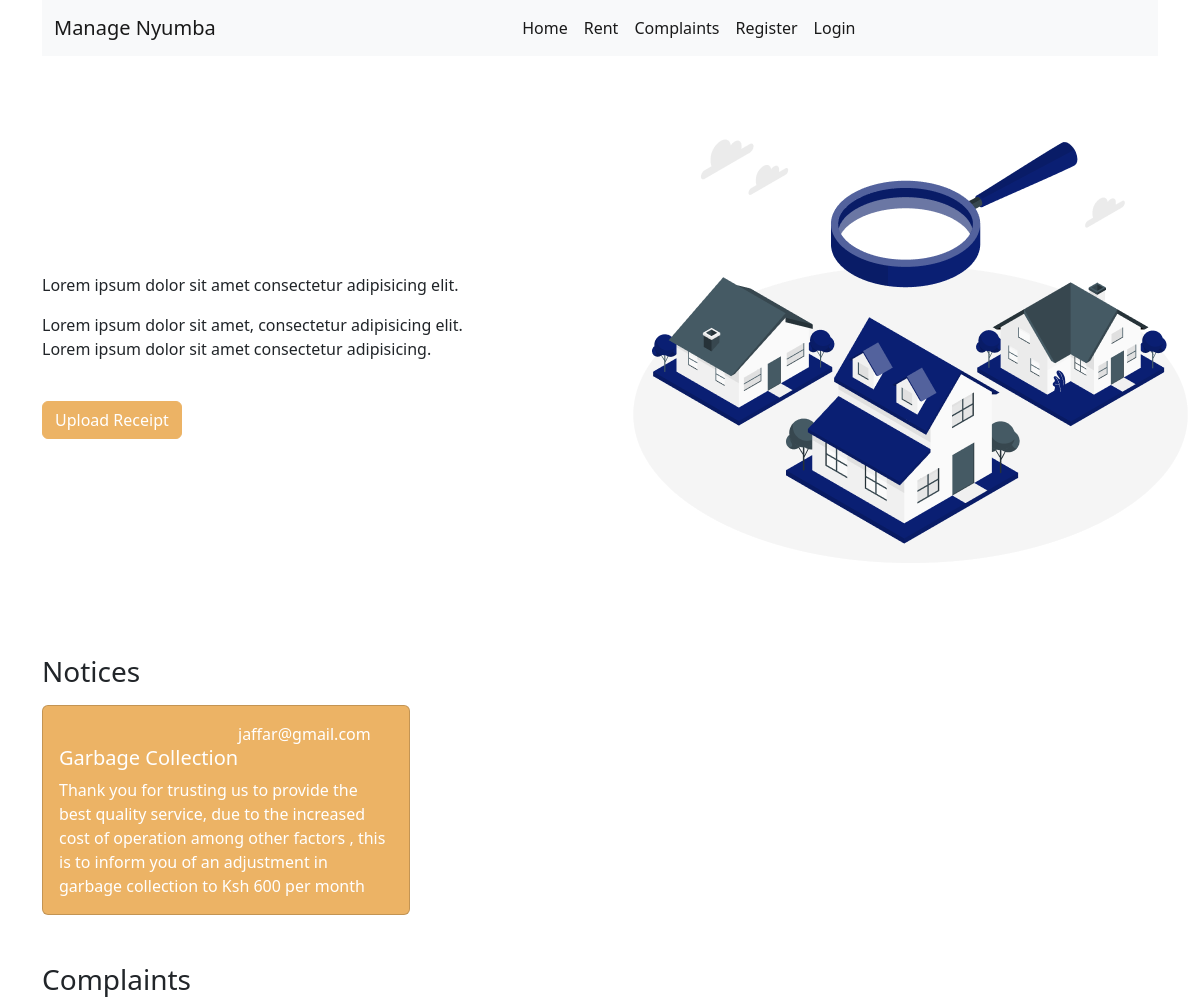
Before: / with the older database file.
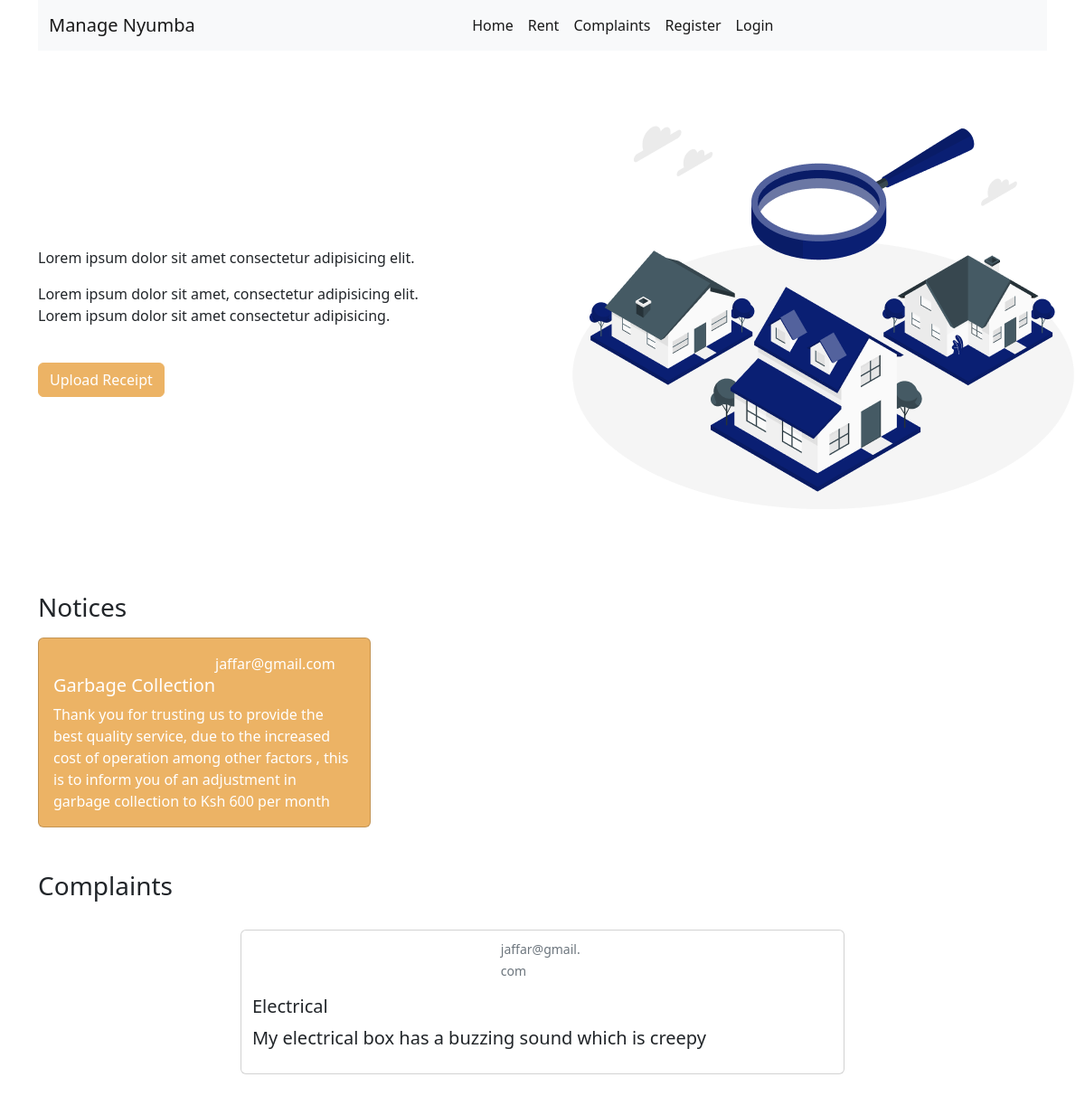
After: the same page with the newer database file.
### app/models.py (models this page shows, shortened)
class Notice (db.Model):
  id=db.Column(db.Integer,primary_key=True)
  title=db.Column(db.String,nullable=False)
  content=db.Column(db.String,nullable=False)
  date_created = db.Column(db.DateTime, nullable=False, default=datetime.utcnow)
  user_id = db.Column(db.Integer, db.ForeignKey('user.id'), nullable=False)

class User(db.Model,UserMixin):
  id=db.Column(db.Integer,primary_key=True)
  username=db.Column(db.String,nullable=False,unique=True)
  phoneNumber=db.Column(db.String,nullable=False,unique=True)
  houseNumber=db.Column(db.String,nullable=False,unique=True)
  typeUser= db.Column(db.String,nullable=False)
  email=db.Column(db.String,nullable=False,unique=True)
  password=db.Column(db.String,nullable=False)
  image_file=db.Column(db.String(20),nullable=False,default='static/default.jpg')
  receipt = db.relationship('Receipts', backref='author', lazy=True)
  notice = db.relationship('Notice', backref='noticeAuthor', lazy=True)
  complaint = db.relationship('Complaints', backref='complaintauthor', lazy=True)

class Complaints(db.Model):
  id=db.Column(db.Integer,primary_key=True)
  title=db.Column(db.String,nullable=False)
  content=db.Column(db.String,nullable=False)
  date_created = db.Column(db.Date, nullable=False, default=datetime.utcnow)
  user_id = db.Column(db.Integer, db.ForeignKey('user.id'), nullable=False)

### app/main/route.py (the view)
@main.route('/')
def home():
    notice=Notice.query.order_by(desc(Notice.date_created)).all()
    complaint=Complaints.query.order_by(desc(Complaints.date_created)).all()
    return render_template('home.html',notice=notice,complaint=complaint)

### app/templates/home.html (shortened to what this page needs)
{% extends 'base.html' %}
{% block body %}
<div class="container">
  <div class="row align-items-center">
    <div class="col-md-6 ">
      <p> Lorem ipsum dolor sit amet consectetur adipisicing elit.</p>
      <p> Lorem ipsum dolor sit amet, consectetur adipisicing elit. <br>
        Lorem ipsum dolor sit amet consectetur adipisicing.</p>
      <button class="btn btn-secondary mt-4">Upload Receipt</button>
    </div>
    <div class="col-md-6">
      <img src="./../static/landingPage.png" alt="">
    </div>
  </div>
  <p class="h3 mb-3">Notices</p>
  <div class="row">
    {% for notice in notice %}
    <div class="col-md-4">
      <div class="card notice" style="width: 23rem;">
        <div class="card-body">
          <div class="row">
            <div class="col-md-6"></div>
            <div class="col-md-6">{{notice.noticeAuthor.username}}</div>
          </div>
          <h5 class="card-title">{{notice.title}}</h5>
          <p class="card-text">{{notice.content}}</p>
        </div>
      </div>
    </div>
    {% endfor %}
  </div>
  <p class="h3 mt-5 align-items-center">Complaints</p>
  <div class="container-fluid d-flex flex-wrap flex-row justify-content-center">
  {% for complaint in complaint %}
  <div class=" pitches card  m-4">
    <div class="row  p-2">
      <div class="col-md-7 mx-auto mt-auto mb-auto">
        <div class="col-md-3 mx-auto mt-auto mb-auto text-muted">
          <small>{{complaint.complaintauthor.username}}</small>
          <br>
        </div>
      </div>
      <div class="card-body">
        <h5 class="card-title">{{complaint.title}}</h5>
        <p class="card-text lead">{{complaint.content}}</p>
      </div>
    </div>
    {% endfor %}
  </div>
  </div>
  {% endblock %}

### app/templates/base.html (shortened to what this page needs)
<!DOCTYPE html>
<html lang="en">
<head>
  <link href="https://cdn.jsdelivr.net/npm/bootstrap@5.2.0-beta1/dist/css/bootstrap.min.css" rel="stylesheet"
>
  <link rel="stylesheet" href="{{url_for('static',filename='main.css')}}">
</head>
<body>
    {% if request.url_rule.endpoint!='register' %}
      {% block navbar %}
      {% include 'nav.html' %}
      {% endblock %}
    {% endif %}
    {% block body %}
    {% endblock %}
</body>
</html>

### app/templates/nav.html (shortened to what this page needs)
        <div class="container">
          <nav class="navbar navbar-expand-lg navbar-light bg-light">
            <div class="container-fluid">
              <a class="navbar-brand" href="{{url_for('main.home')}}">Manage Nyumba</a>
              <div class="collapse navbar-collapse justify-content-evenly " id="navbarNav">
                <ul class="navbar-nav">
                  <li class="nav-item">
                    <a class="nav-link active" aria-current="page" href="{{url_for('main.home')}}">Home</a>
                  </li>
                  <li class="nav-item">
                    <a class="nav-link active" href="{{url_for('main.home')}}">Rent</a>
                  </li>
                  <li class="nav-item">
                    <a class="nav-link active" href="{{url_for('main.home')}}">Complaints</a>
                  </li>
                  {% if current_user.is_authenticated %}
                  <a class="nav-link active" href="">Account</a>
                  <a class="nav-link active" href="{{url_for('users.logout')}}">Logout</a>
                  {%else%}
                  {%if request.url_rule.endpoint != 'register' %}
                  <li class="nav-item">
                    <a class="nav-link active" href="{{url_for('users.register')}}">Register</a>
                  </li>
                  {% endif %}
                  {%if request.url_rule.endpoint != 'login'%}
                  <li class="nav-item">
                    <a class="nav-link active" href="{{url_for('users.login')}}">Login</a>
                  </li>
                  {%endif%}
                  {% endif %}
                </ul>
              </div>
            </div>
          </nav>
      </div>

### app/static/main.css (style rules this page uses)
.btn-secondary,.btn-secondary:hover { background-color: #ECB365 !important; border-color: #ECB365 !important; box-shadow:none !important; }
::placeholder { color: #FFFFFF; }
.notice { background-color: #ECB365; color:#FFFFFF }

Changed rows visible on the page:
added Complaints: complaintauthor.username "jaffar@gmail.com", title "Electrical", content "My electrical box has a buzzing sound which is creepy"
